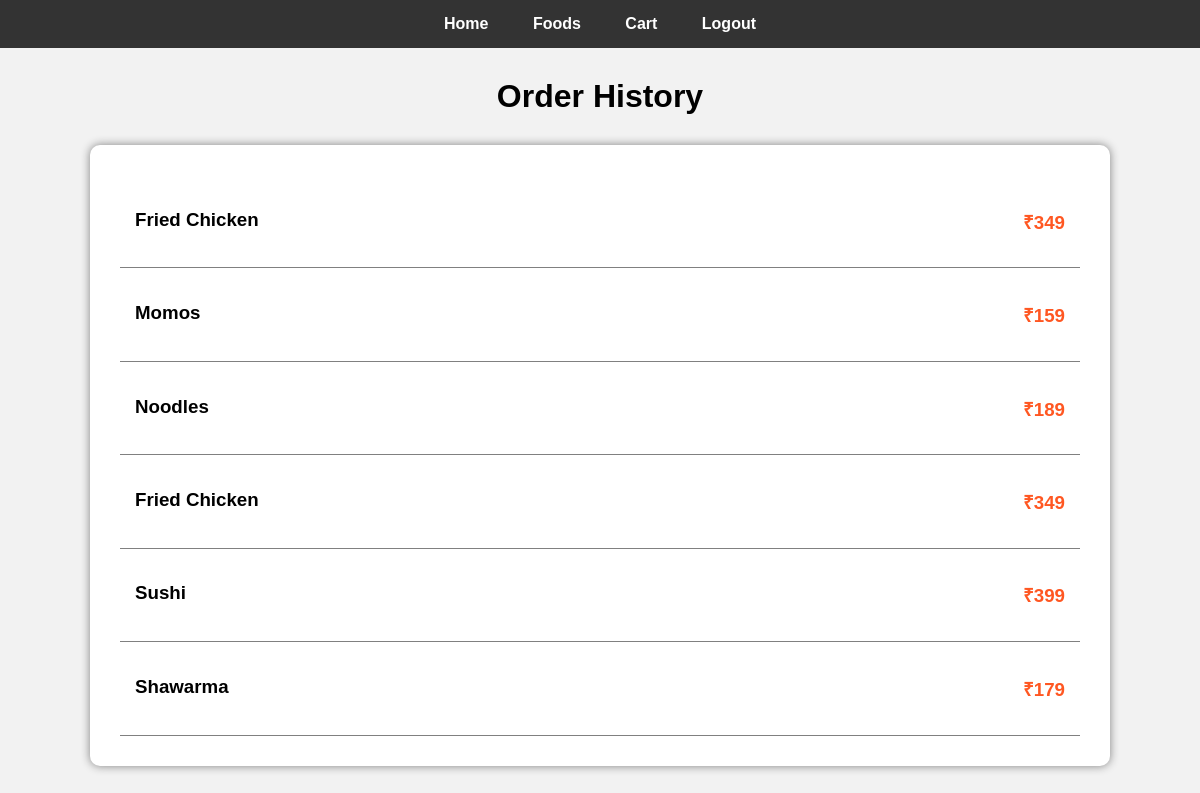
The app's page /orderhistory, older data.
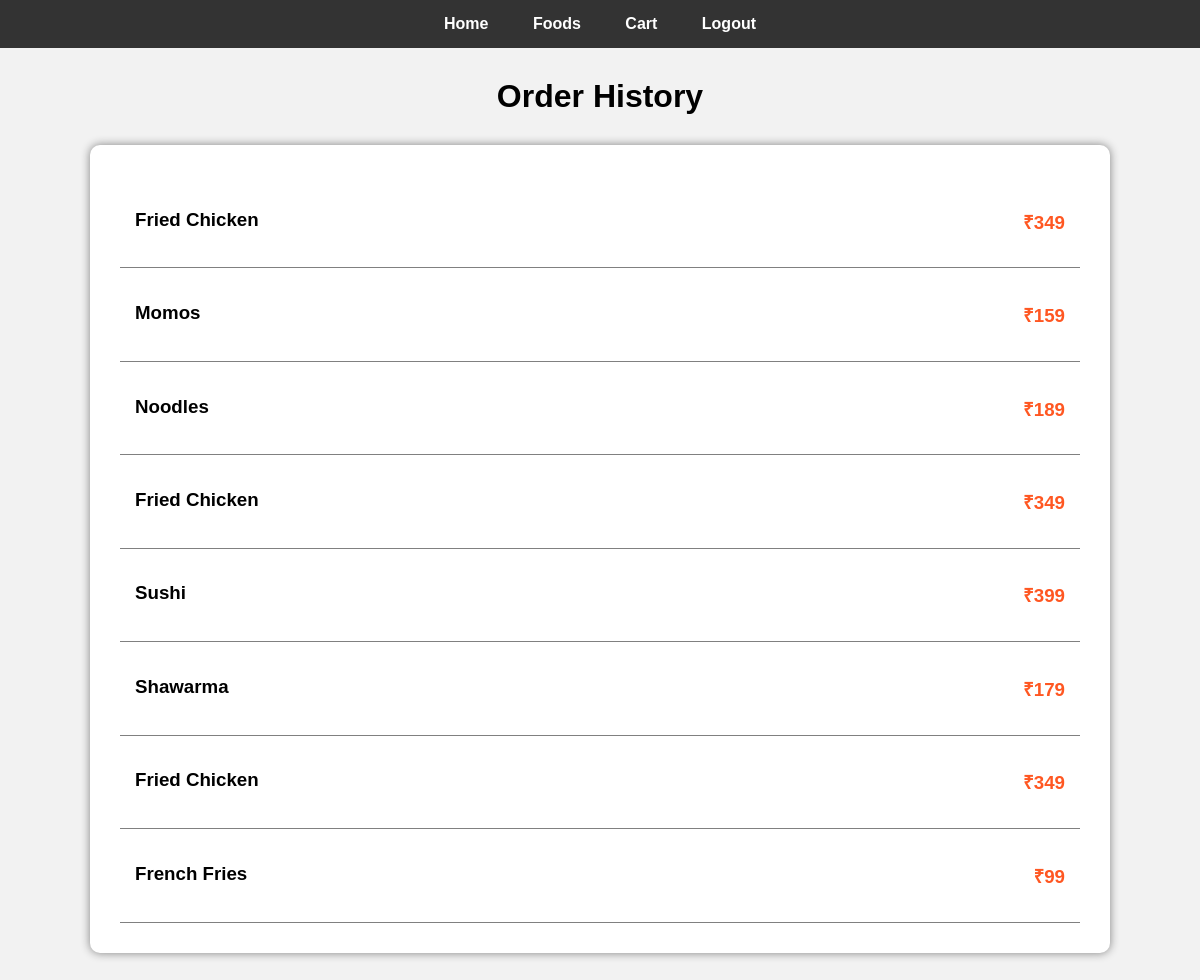
The same page, newer data.
### app.py (models this page shows)
class Order(db.Model):
    id = db.Column(db.Integer, primary_key=True)
    food_name = db.Column(db.String(100))
    price = db.Column(db.String(50))

### app.py (the view)
@app.route('/orderhistory')
def orderhistory():
    orders = Order.query.all()
    return render_template(
        'orderhistory.html',
        orders=orders
    )

### templates/orderhistory.html (shortened to what this page needs)
<!DOCTYPE html>
<html>
<head>
</head>
<body>
    <div class="navbar">
        <a href="/">Home</a>
        <a href="/viewfood">Foods</a>
        <a href="/cart">Cart</a>
        <a href="/logout">Logout</a>
    </div>
    <h1>Order History</h1>
    <div class="container">
        {% for order in orders %}
        <div class="order">
            <h3>{{ order.food_name }}</h3>
            <h3 class="price">{{ order.price }}</h3>
        </div>
        {% endfor %}
    </div>
</body>
</html>

### templates/orderhistory.html (style rules this page uses)
body { margin:0; font-family:Arial; background:#f2f2f2; }
.navbar { background:#333; padding:15px; text-align:center; }
.navbar a { color:white; text-decoration:none; margin:20px; font-weight:bold; }
h1 { text-align:center; margin-top:30px; }
.container { width:80%; margin:30px auto; background:white; padding:30px; border-radius:10px; box-shadow:0 0 10px gray; }
.order { display:flex; justify-content:space-between; padding:15px; border-bottom:1px solid gray; }
.price { color:#ff5722; font-weight:bold; }

Row changes from the older to the newer data that the page shows:
added Order: food_name "Fried Chicken", price "₹349"
added Order: food_name "French Fries", price "₹99"
